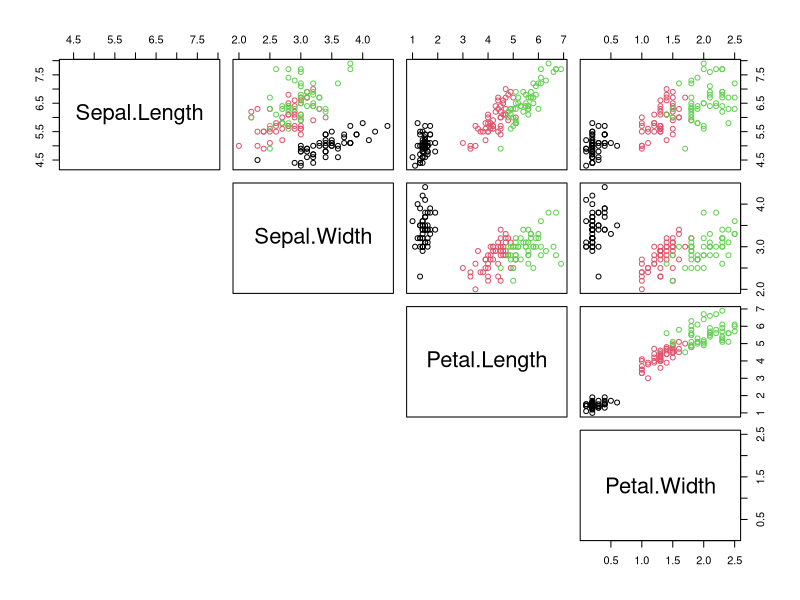

Source code (R):
## ---- chunk 1
data(iris)
str(iris)
## ---- chunk 2
pairs(iris[,-5], lower.panel=NULL, col=as.numeric(iris$Species))
## ---- chunk 3
model <- lm(data= iris, Petal.Width~Petal.Length)
## ---- chunk 4
summary(model)
## ---- chunk 5

## ---- chunk 6

## ---- chunk 7

## ---- chunk 8

## ---- chunk 9

## ---- chunk 10

## ---- chunk 11

## ---- chunk 12

## ---- chunk 13

## ---- chunk 14

## ---- chunk 15

## ---- chunk 16

## ---- chunk 17

## ---- chunk 18

